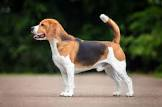
#> input picture Assignment 1/image1.jpg, 162 x 107 px
$ jupyter execute first.ipynb
#> lines starting #> are read from the running program, lines starting #| are printed output that depends on the picture
[cell 1]
import matplotlib.pyplot as plt
import cv2

[cell 2]
def show(name, n, m, i, Title):
    plt.title(Title)
    plt.subplot(n, m, i)
    plt.imshow(name, cmap='gray')
    plt.axis('off')

image1 = cv2.imread('image1.jpg', cv2.IMREAD_GRAYSCALE)
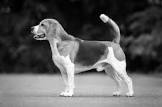
#> image1: shape (107, 162); min 0, max 255, mean 92.1
image2 = cv2.imread('image2.jpg', cv2.IMREAD_GRAYSCALE)
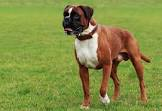
#> input picture Assignment 1/image2.jpg, 162 x 111 px
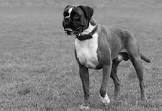
#> image2: shape (111, 162); min 0, max 255, mean 130.6
image3 = cv2.imread('image3.jpg', cv2.IMREAD_GRAYSCALE)
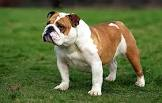
#> input picture Assignment 1/image3.jpg, 162 x 103 px
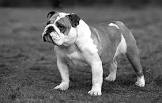
#> image3: shape (103, 162); min 0, max 255, mean 100.7


show(image1, 1, 3, 1, "Image 1")
show(image2, 1, 3, 2, "Image 2")
show(image3, 1, 3, 3, "Image 3")

plt.show()
